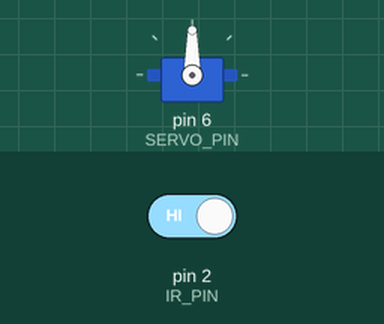
This sketch was run on a simulated Arduino Uno, built with avr-gcc and run on an emulated ATmega328P. Shown: servo. Inputs (shaded band) come from the test bench; at power-on: pin 2 (IR_PIN) HIGH.

Above: at 2.8 s.
2.9 s: pin 2 (IR_PIN) driven LOW
At 4.2 s:
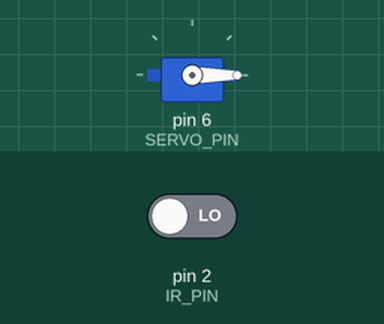
4.5 s: pin 2 (IR_PIN) driven HIGH
At 6.1 s:
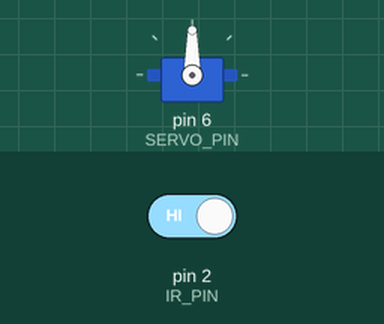
Timing chart, 0 to 7.6 s (numbered marks = the images above; inputs shaded):
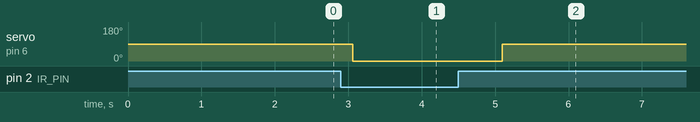

Measured:
- after the input at 2.9 s, servo on pin 6 (SERVO_PIN): 90° → 0° after 0.16 s
- after the input at 4.5 s, servo on pin 6 (SERVO_PIN): 0° → 90° after 0.60 s

The sketch:

servo_copy_20250907160402.ino
```cpp
#include <Servo.h>

const int IR_PIN = 2;      // đầu ra digital của IR
const int SERVO_PIN = 6;   // tín hiệu servo

// Nếu cảm biến cho mức LOW khi có vật cản (rất thường gặp) thì để true
const bool IR_ACTIVE_LOW = true;

const int OPEN_ANGLE  = 90;  // góc mở barrier
const int CLOSE_ANGLE = 0;   // góc đóng barrier

Servo gate;

void setup() {
  pinMode(IR_PIN, INPUT_PULLUP);
  gate.attach(SERVO_PIN);
  gate.write(CLOSE_ANGLE);   // mặc định đóng
}

void loop() {
  bool blocked = (digitalRead(IR_PIN) == (IR_ACTIVE_LOW ? HIGH : LOW));
  gate.write(blocked ? OPEN_ANGLE : CLOSE_ANGLE);
  delay(1020); // nhỏ chống rung, đủ dùng
}
```
